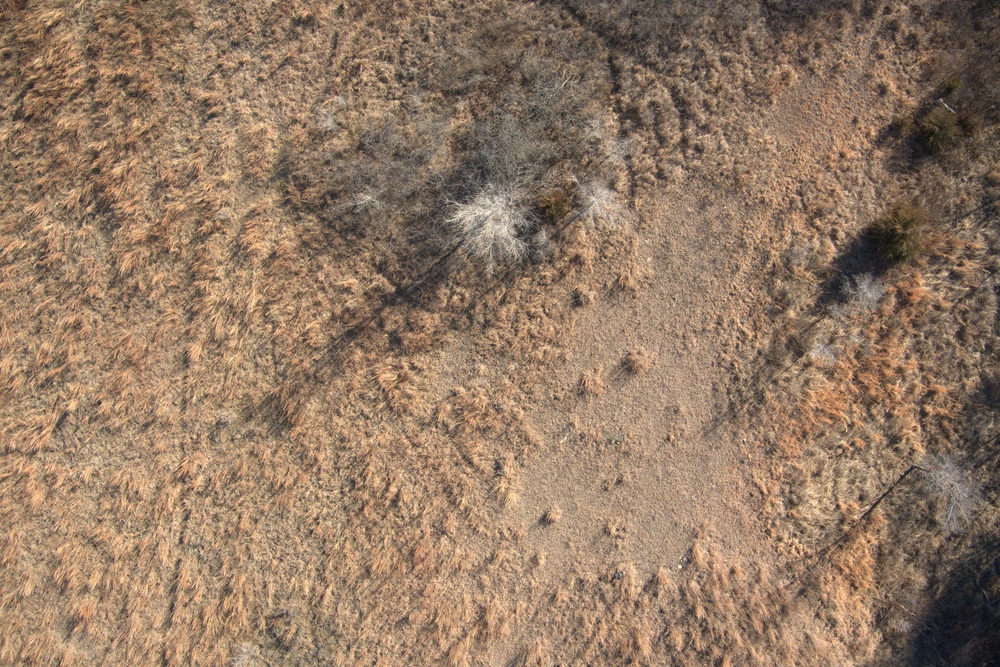
#> input picture src/seasonal_data/feb/training/raw/tree/image_018.jpg, 1000 x 667 px, shrunk from 2736 x 1824 before the run, found by its file name; its folder holds only this picture in this run
$ python total_image_complexity.py
#> lines starting #> are read from the running program, lines starting #| are printed output that depends on the picture
### tests/examples/image_complexity/edge_density_canny.py
import cv2
import numpy as np

def calculate_edge_density(image):
    # Convert image to grayscale
    gray = cv2.cvtColor(image, cv2.COLOR_BGR2GRAY)

    # Apply Canny edge detection
    edges = cv2.Canny(gray, 100, 200)

    # Calculate edge density
    edge_density = np.sum(edges) / (image.shape[0] * image.shape[1])

    return edge_density


'''
    Note.
    Both Sobel and Canny are used to find edges in images, and they operate on grayscale images (where each pixel has a single intensity value).
    Both methods involve calculating gradients to identify areas of rapid intensity change.
'''

'''
The input image is smoothed using a 5x5 Gaussian filter to reduce noise.

Intensity Gradient Calculation:
    The smoothed image is filtered with Sobel kernels in both horizontal and vertical directions.
    This yields the first derivatives in the horizontal (Gx) and vertical (Gy) directions.
    The edge gradient magnitude and direction are computed for each pixel:
    Edge_Gradient(G) = sqrt(Gx^2 + Gy^2)
    Angle (θ) = atan(Gy / Gx)
'''

### tests/examples/image_complexity/edge_based_entropy_sobel.py
import numpy as np
from skimage.filters import sobel  # edge-based entropy using the Sobel filter from skimage and computes entropy based on the edge information.
from scipy.stats import entropy

def calculate_entropy(image):
    hist, _ = np.histogram(image, bins=256, range=(0, 256), density=True)
    hist = hist[hist > 0]
    return entropy(hist)

def calculate_edge_based_entropy_sobel(image):
    edges = sobel(image)
    edges = (edges * 255).astype(np.uint8)
    image_entropy = calculate_entropy(edges)
    return image_entropy

'''
    Note.
    Both Sobel and Canny are used to find edges in images, and they operate on grayscale images (where each pixel has a single intensity value).
    Both methods involve calculating gradients to identify areas of rapid intensity change.
'''

### tests/examples/image_complexity/pixel_intensity_distribution.py
import cv2
import numpy as np
from scipy.stats import entropy

def calculate_pixel_intensity_distribution(image):
    # Convert image to grayscale
    gray = cv2.cvtColor(image, cv2.COLOR_BGR2GRAY)

    # Calculate histogram of pixel intensities
    hist, _ = np.histogram(gray.flatten(), bins=256, range=(0, 256), density=True)

    # Calculate entropy of the histogram
    pixel_entropy = entropy(hist)

    # Print pixel intensity distribution (entropy) result
    # print(f"Pixel Intensity Distribution (Entropy): {pixel_entropy:.4f}")

    return pixel_entropy


'''
Pixel Intensity Distribution Entropy measures how varied the pixel intensities are in an image.
High entropy signifies a complex image with a lot of details and variations, while low entropy signifies a simpler image with more uniform intensities.
This metric helps in quantifying the visual complexity of an image based on its pixel intensity variations.
'''

### tests/examples/image_complexity/spatial_frequencies.py
import cv2
import numpy as np

def calculate_spatial_frequencies(image):
    # Convert image to grayscale
    gray = cv2.cvtColor(image, cv2.COLOR_BGR2GRAY)

    # Perform 2D Fourier Transform
    f_transform = np.fft.fft2(gray)
    f_transform_shifted = np.fft.fftshift(f_transform)

    # Calculate magnitude spectrum
    magnitude_spectrum = 20 * np.log(np.abs(f_transform_shifted))

    # Calculate spatial frequencies
    spatial_frequencies = np.sum(magnitude_spectrum) / (image.shape[0] * image.shape[1])

    # Print spatial frequencies result
    # print(f"Spatial Frequencies: {spatial_frequencies:.4f}")

    return spatial_frequencies


'''
Spatial Frequencies measure the average frequency content in an image.
High Spatial Frequencies indicate a complex image with fine details and textures.
Low Spatial Frequencies indicate a simpler image with uniform areas and fewer details.
This metric helps in quantifying the visual complexity of an image based on its frequency content.
'''

### tests/examples/image_complexity/total_image_complexity.py
'''
All functions and modules are included except mdl_clustering.py
| edge_density_canny.py, edge_based_entropy_sobel.py, pixel_intensity_distribution.py, and spatial_frequencies.py
'''

import os
import cv2
from edge_density_canny import calculate_edge_density
from edge_based_entropy_sobel import calculate_edge_based_entropy_sobel
from pixel_intensity_distribution import calculate_pixel_intensity_distribution
from spatial_frequencies import calculate_spatial_frequencies


if __name__ == "__main__":
    # Folder containing images
    image_folder = '/home/minjilee/Desktop/seasonaldata/feb/training/raw/tree'

    # Output folder for edge density results
    output_folder_edge_density_canny = '/home/minjilee/Desktop/seasonaldata/feb/evaluation/complexity/edge_density_canny'
    output_folder_edge_based_entropy_sobel = '/home/minjilee/Desktop/seasonaldata/feb/evaluation/complexity/edge_based_entropy_sobel'
    output_folder_pixel_intensity_distribution = '/home/minjilee/Desktop/seasonaldata/feb/evaluation/complexity/pixel_intensity_distribution'
    output_folder_spatial_frequencies = '/home/minjilee/Desktop/seasonaldata/feb/evaluation/complexity/spatial_frequencies'

    # Create output folder if it doesn't exist
    os.makedirs(output_folder_edge_density_canny, exist_ok=True)
    os.makedirs(output_folder_edge_based_entropy_sobel, exist_ok=True)
    os.makedirs(output_folder_pixel_intensity_distribution, exist_ok=True)
    os.makedirs(output_folder_spatial_frequencies, exist_ok=True)

    # Iterate over each image file in the folder
    for image_filename in sorted(os.listdir(image_folder)):
        if image_filename.endswith('.jpg'):
            image_path = os.path.join(image_folder, image_filename)

            # Load image
            image = cv2.imread(image_path)
#> image is the input picture: shape (667, 1000, 3); mean B, G, R 100.8, 122.1, 147.5

            try:
                # Calculate edge density
                edge_density_canny = calculate_edge_density(image)
#> in calculate_edge_density, `gray = cv2.cvtColor(image, cv2.COLOR_BGR2GRAY)`:
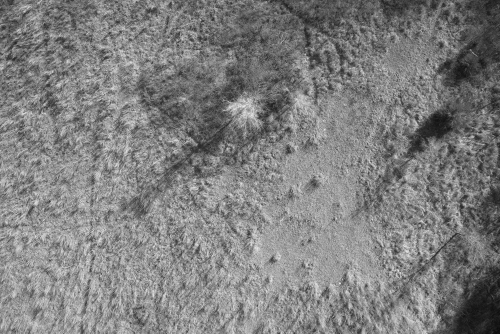
#> gray: shape (667, 1000) (shown at 1/2 size); min 7, max 248, mean 127.3
#> in calculate_edge_density, `edges = cv2.Canny(gray, 100, 200)`:
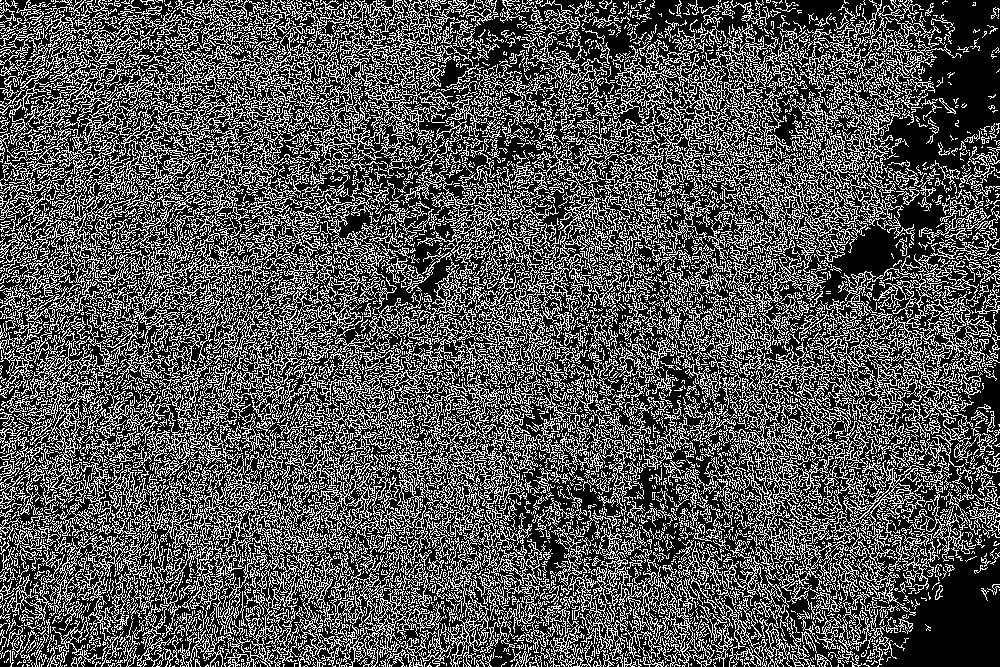
#> edges: shape (667, 1000); 32.8% white in thin lines or dots
#> in calculate_edge_density, `edge_density = np.sum(edges) / (image.shape[0] * image.shape[1])`: edge_density = 83.72
#> edge_density_canny = 83.72

                # Save edge density to text file in the specific folder
                edge_density_file = os.path.join(output_folder_edge_density_canny, f"{os.path.splitext(image_filename)[0]}_edge_density_canny.txt")
                with open(edge_density_file, 'w') as f:
                    f.write(f"Edge Density Canny: {edge_density_canny:.4f}\n")
                # print(f"Saved Edge Density Canny for {image_filename} to {edge_density_file}")

                # Calculate edge-based entropy using Sobel
                edge_entropy_sobel = calculate_edge_based_entropy_sobel(image)
#> in calculate_edge_based_entropy_sobel, `edges = sobel(image)`:
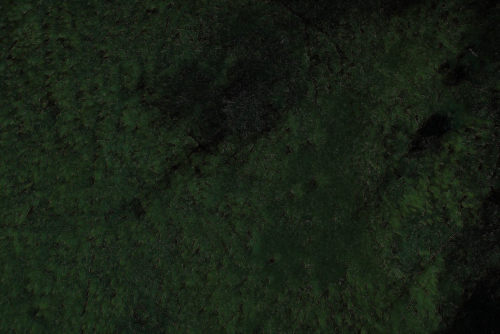
#> edges: shape (667, 1000, 3) float64 (shown at 1/2 size); mean B, G, R 0.0811, 0.129, 0.0935
#> in calculate_entropy, `hist, _ = np.histogram(image, bins=256, range=(0, 256), density=True)`: hist = 256 values, max 0.0394 at index 20, min 0 at index 91, mean 0.00391
#> in calculate_entropy, `hist = hist[hist > 0]`: hist = 93 values, max 0.0394 at index 20, min 5e-07 at index 88, mean 0.0108
#> in calculate_edge_based_entropy_sobel, `image_entropy = calculate_entropy(edges)`: image_entropy = 3.79
#> edge_entropy_sobel = 3.79

                # Save edge-based entropy using Sobel to text file in the specific folder
                edge_entropy_sobel_file = os.path.join(output_folder_edge_based_entropy_sobel, f"{os.path.splitext(image_filename)[0]}_edge_based_entropy_sobel.txt")
                with open(edge_entropy_sobel_file, 'w') as f:
                    f.write(f"Edge-based Entropy Sobel: {edge_entropy_sobel:.4f}\n")
                # print(f"Edge-based Entropy Sobel for {image_filename} to {edge_entropy_sobel_file}")

                # Calculate pixel intensity distribution (entropy)
                pixel_entropy = calculate_pixel_intensity_distribution(image)
#> in calculate_pixel_intensity_distribution, `hist, _ = np.histogram(gray.flatten(), bins=256, range=(0, 256), densi..`: hist = 256 values, max 0.0102 at index 143, min 0 at index 0, mean 0.00391
#> in calculate_pixel_intensity_distribution, `pixel_entropy = entropy(hist)`: pixel_entropy = 5.04
#> pixel_entropy = 5.04

                # Save pixel intensity distribution to text file in the specific folder
                pixel_entropy_file = os.path.join(output_folder_pixel_intensity_distribution, f"{os.path.splitext(image_filename)[0]}_pixel_intensity_distribution.txt")
                with open(pixel_entropy_file, 'w') as f:
                    f.write(f"Pixel Intensity Distribution (Entropy): {pixel_entropy:.4f}\n")
                # print(f"Saved Pixel Intensity Distribution (Entropy) for {image_filename} to {pixel_entropy_file}")

                # Calculate spatial frequencies
                spatial_frequencies = calculate_spatial_frequencies(image)
#> in calculate_spatial_frequencies, `magnitude_spectrum = 20 * np.log(np.abs(f_transform_shifted))`:
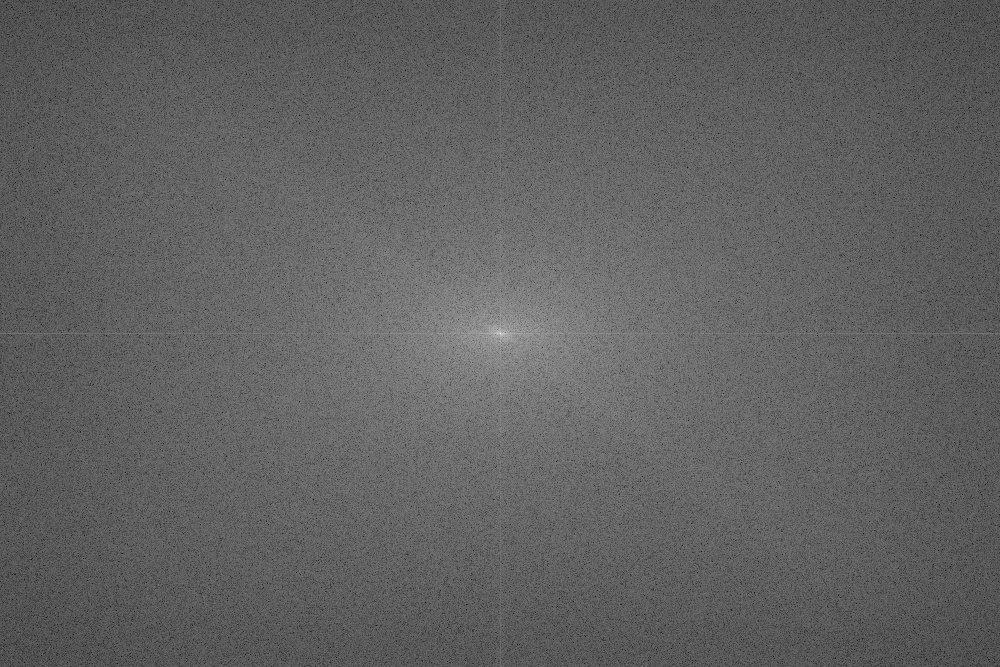
#> magnitude_spectrum: shape (667, 1000) float64; min 71.49, max 365.1, mean 184; drawn with min black and max white
#> in calculate_spatial_frequencies, `spatial_frequencies = np.sum(magnitude_spectrum) / (image.shape[0] * i..`: spatial_frequencies = 184
#> spatial_frequencies = 184

                # Save spatial frequencies to text file in the specific folder
                spatial_frequencies_file = os.path.join(output_folder_spatial_frequencies, f"{os.path.splitext(image_filename)[0]}_spatial_frequencies.txt")
                with open(spatial_frequencies_file, 'w') as f:
                    f.write(f"Spatial Frequencies: {spatial_frequencies:.4f}\n")
                # print(f"Saved Spatial Frequencies for {image_filename} to {spatial_frequencies_file}")


            except Exception as e:
                print(f"Error processing {image_filename}: {e}")
                continue

    print(f"All metrics saved to respective folders.")

$ run again, on src/seasonal_data/feb/training/raw/tree/image_092.jpg
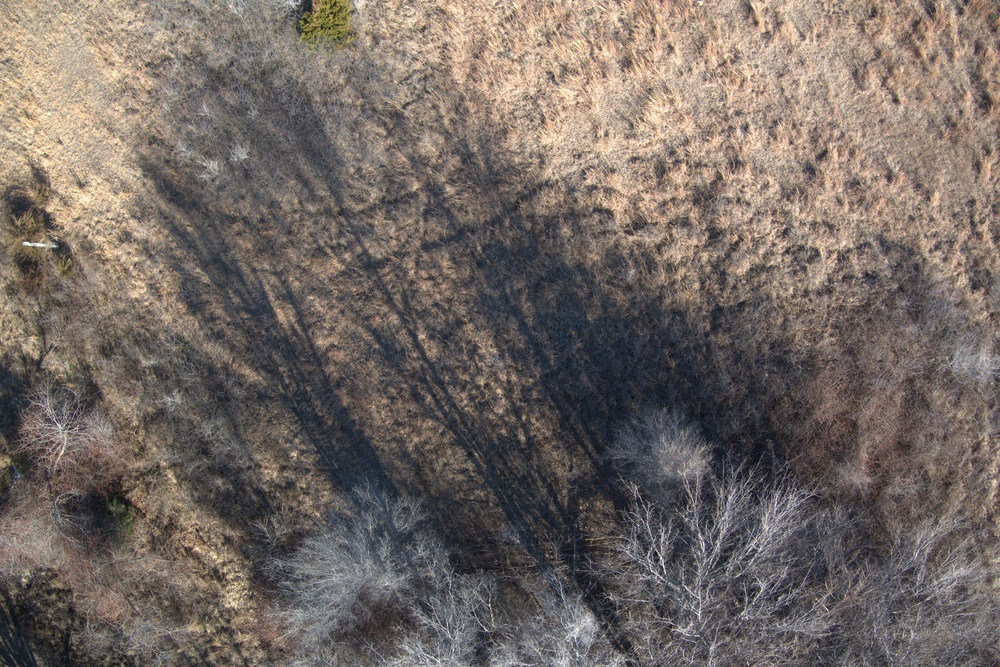
#> input picture src/seasonal_data/feb/training/raw/tree/image_092.jpg, 1000 x 667 px, shrunk from 2736 x 1824 before the run, found by its file name
#> image is the input picture: shape (667, 1000, 3); mean B, G, R 100.3, 105.7, 115.8
#> in calculate_edge_density, `edges = cv2.Canny(gray, 100, 200)`:
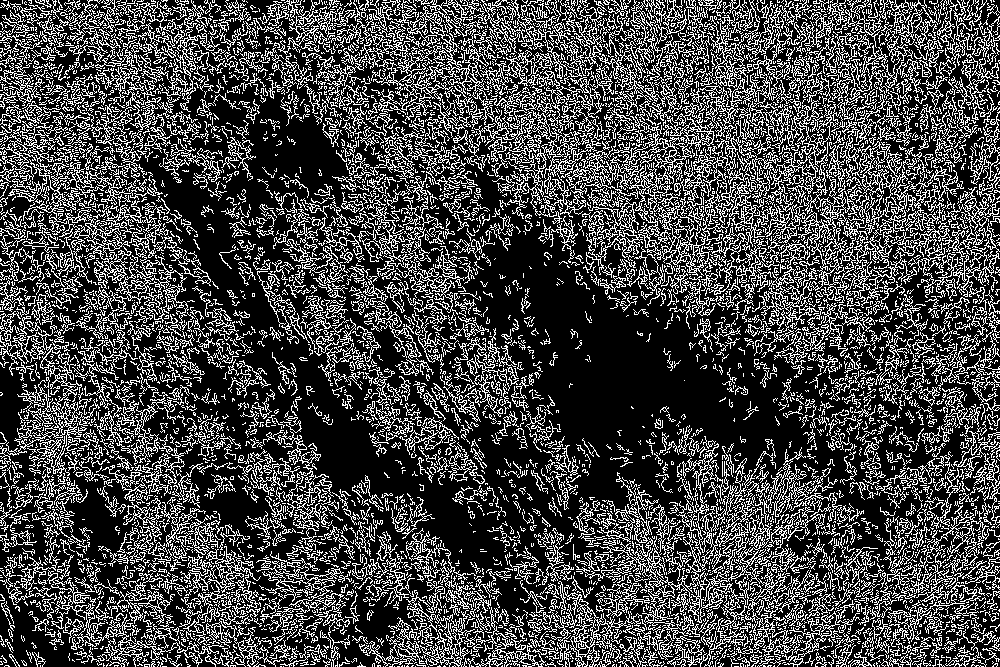
#> edges: shape (667, 1000); 27.4% white in thin lines or dots
#> edge_density = 69.94
#> in calculate_edge_based_entropy_sobel, `edges = sobel(image)`:
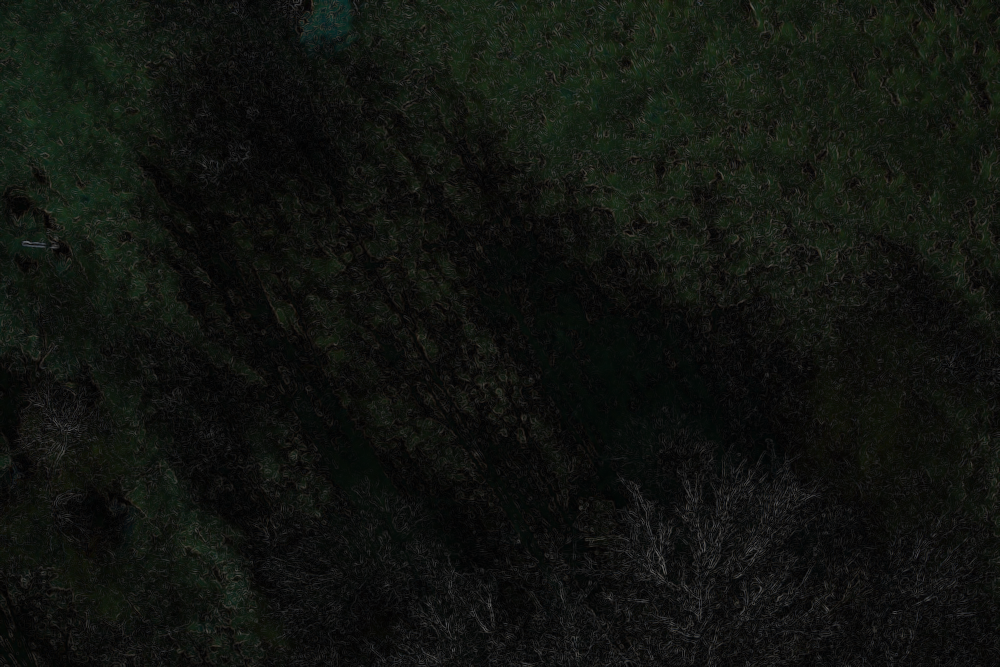
#> edges: shape (667, 1000, 3) float64; mean B, G, R 0.0616, 0.0778, 0.0669
#> in calculate_entropy, `hist, _ = np.histogram(image, bins=256, range=(0, 256), density=True)`: hist = 256 values, max 0.0465 at index 11, min 0 at index 107, mean 0.00391
#> in calculate_entropy, `hist = hist[hist > 0]`: hist = 107 values, max 0.0465 at index 11, min 5e-07 at index 98, mean 0.00935
#> image_entropy = 3.61
#> in calculate_pixel_intensity_distribution, `hist, _ = np.histogram(gray.flatten(), bins=256, range=(0, 256), densi..`: hist = 256 values, max 0.00877 at index 95, min 0 at index 0, mean 0.00391
#> in calculate_pixel_intensity_distribution, `pixel_entropy = entropy(hist)`: pixel_entropy = 5.18
#> in calculate_spatial_frequencies, `spatial_frequencies = np.sum(magnitude_spectrum) / (image.shape[0] * i..`: spatial_frequencies = 182.7
